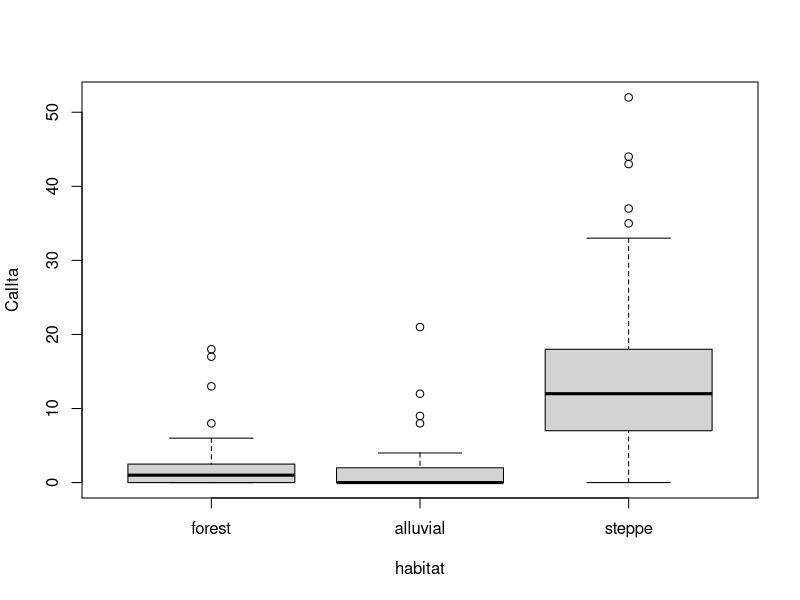
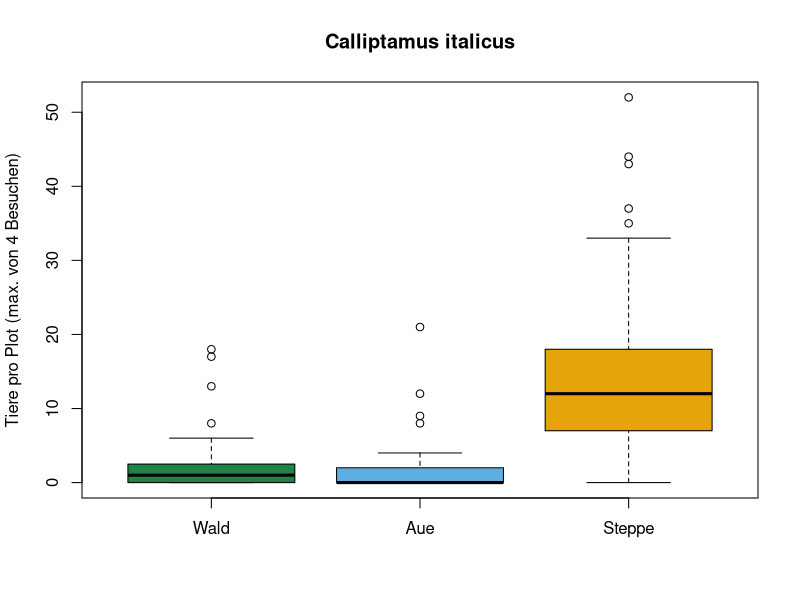
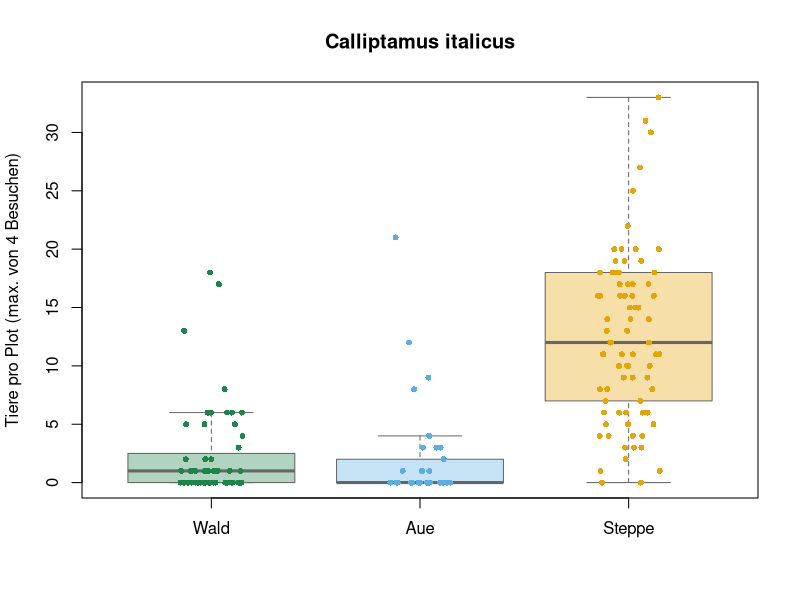
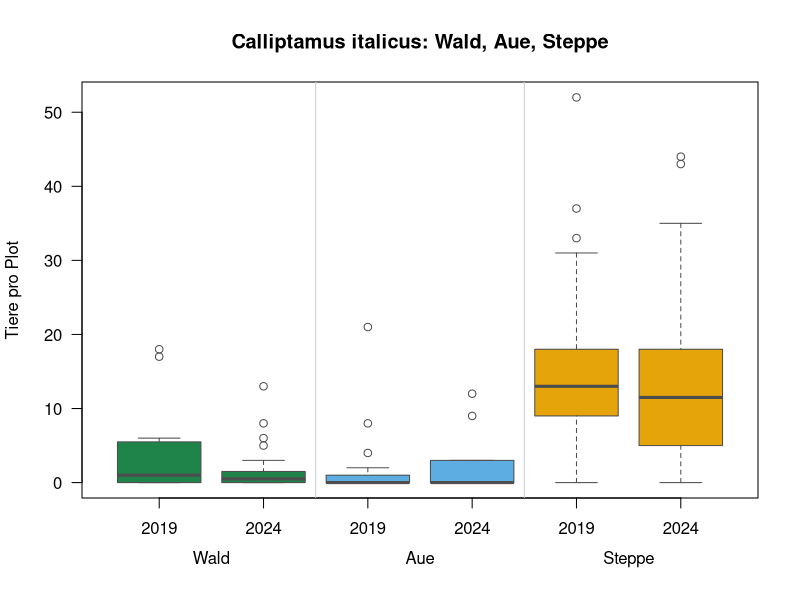
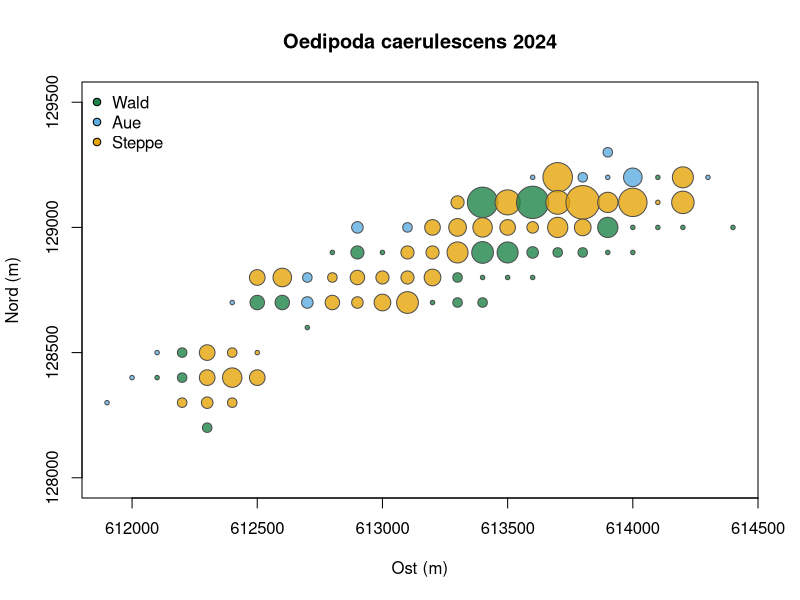
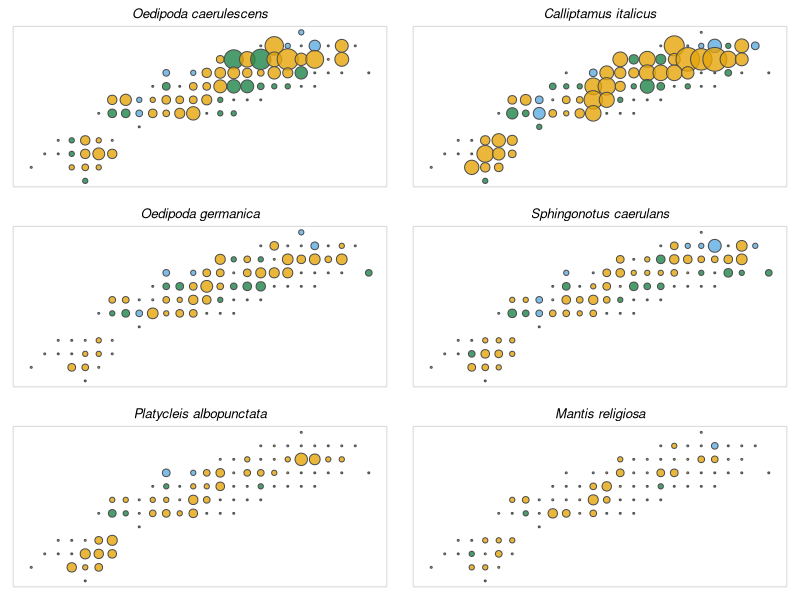
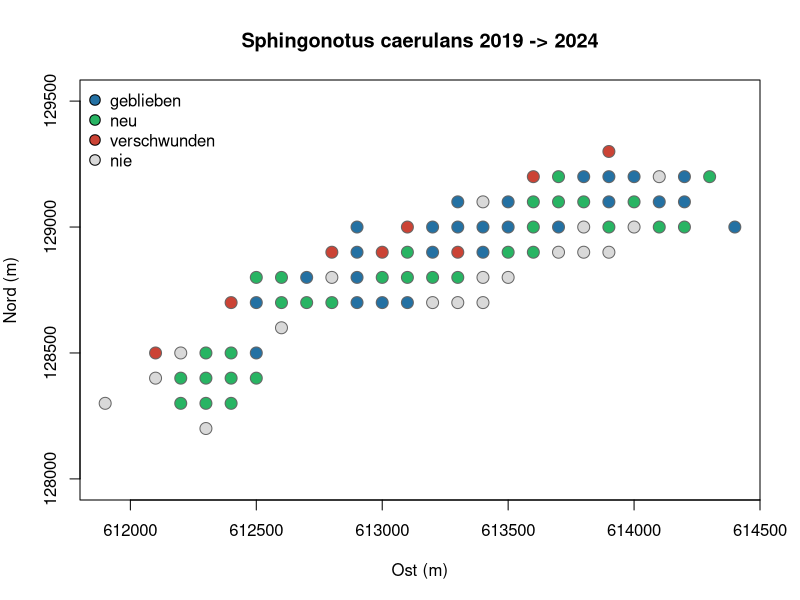
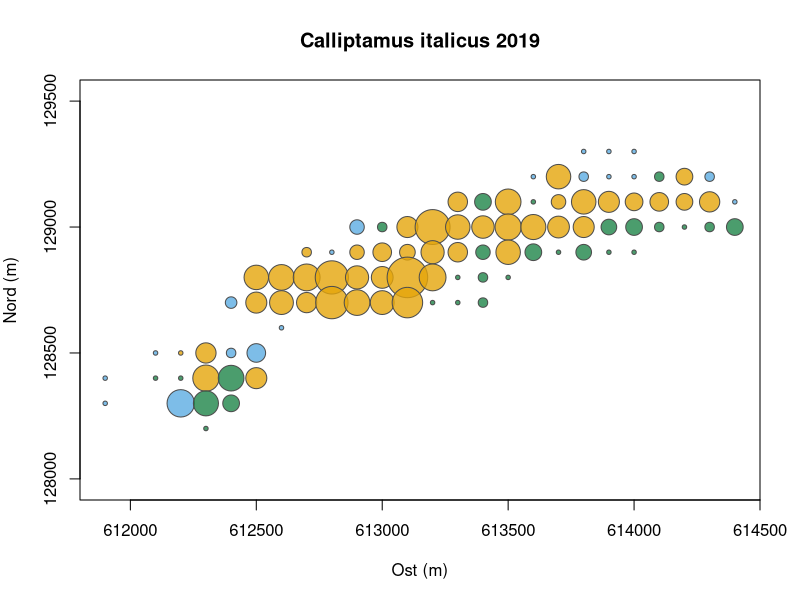

Write the R code that produced these figures, in order.
# Woche 13 - Notebook (nur R, base R)
# Farbe und Form: Abbildungs-Werkstatt mit den Rottensand-Daten
# In RStudio: Working Directory = weeks/week-13, dann Zeile fuer Zeile ausfuehren.
# Quarto: notebook.qmd. Knit ohne Quarto: notebook.Rmd.

# Letzte Woche haben Sie aus zwei Dateien eine Tabelle gemacht. Heute ist Werkstatt: Wir machen aus denselben Daten Abbildungen, Schritt fuer Schritt, von langweilig bis richtig gut. Am Schluss stellen Sie Ihre eigene Frage.
#
# Jede Abbildung beantwortet eine Frage. Schreiben Sie sie sich auf, bevor Sie plotten.

# Auftrag
# 1. Eine Standard-Abbildung in vier Schritten verbessern.
# 2. Eine Karte der Plots zeichnen, dann sechs Karten auf einmal.
# 3. Eine Abbildung als Funktion schreiben und als Datei speichern.
# 4. Ihre Frage (ca. 15 min): eine Abbildung und ein Satz, was sie zeigt und was nicht.

# ===========================================================================
# 0 · Die Tabelle von letzter Woche
# ===========================================================================
#
# Dieser Block ist der Code aus Woche 12. Weil alles im Code steht, entsteht die Tabelle in einer Sekunde wieder. Einfach ausfuehren.

roh19 <- read.csv("data/rottensand_2019.csv")
roh24 <- read.csv("data/rottensand_2024.csv")

arten <- c("OedCae", "CalIta", "OedGer", "SphCae", "PlaAlb", "ManRel")
namen <- c(OedCae = "Oedipoda caerulescens", CalIta = "Calliptamus italicus",
           OedGer = "Oedipoda germanica", SphCae = "Sphingonotus caerulans",
           PlaAlb = "Platycleis albopunctata", ManRel = "Mantis religiosa")

max_besuch <- function(d, art) {
  zaehlung <- d[, paste0(art, 1:4)]
  apply(zaehlung, 1, function(x) if (all(is.na(x))) NA else max(x, na.rm = TRUE))
}

aufbereiten <- function(roh, jahr) {
  d <- roh[roh$quarter == "tot" & !is.na(roh$temp1), ]
  kurz <- data.frame(plot = d$plot, jahr = jahr, x = d$Xcoo, y = d$Ycoo,
                     habitat = d$habitat.type, temp = d$temp1,
                     boden = d$soil, gras = d$grass, kraut = d$forb,
                     kies = d$gravel, stein = d$stone + d$rock,
                     baum = d$canopy, deckung = d$cover.sum,
                     team = d$observ1)
  for (a in arten) kurz[[a]] <- max_besuch(d, a)
  kurz
}

k19 <- aufbereiten(roh19, 2019)
k24 <- aufbereiten(roh24, 2024)
beide <- merge(k19, k24, by = "plot", suffixes = c("_2019", "_2024"))
alle  <- rbind(k19, k24)

# Nur die drei grossen Lebensraeume
drei <- alle[alle$habitat %in% c("alluvial", "forest", "steppe"), ]
drei$habitat <- factor(drei$habitat, levels = c("forest", "alluvial", "steppe"))

hab_farben <- c(forest = "#1e8449", alluvial = "#5dade2", steppe = "#e5a50a")

# Zur Erinnerung: alle hat eine Zeile pro Plot und Jahr, beide eine Zeile pro Plot mit beiden Jahren nebeneinander.

# ===========================================================================
# 1 · Makeover in vier Schritten
# ===========================================================================
#
# Frage: Wo lebt Calliptamus italicus: im Wald, in der Aue oder in der Steppe?

# --- Schritt 1: Standard ---

boxplot(CalIta ~ habitat, data = drei)

# Es funktioniert. Aber wer das Bild ohne Text sieht, weiss nicht, was gezaehlt wurde.

# --- Schritt 2: Beschriftung und Farbe ---

boxplot(CalIta ~ habitat, data = drei,
        col = hab_farben,
        names = c("Wald", "Aue", "Steppe"),
        xlab = "", ylab = "Tiere pro Plot (max. von 4 Besuchen)",
        main = "Calliptamus italicus")

# --- Schritt 3: die Punkte zeigen ---
#
# Ein Boxplot versteckt, wie viele Plots es sind. Wir legen jeden Plot als Punkt darueber.

boxplot(CalIta ~ habitat, data = drei,
        col = adjustcolor(hab_farben, alpha.f = 0.35), border = "grey40",
        names = c("Wald", "Aue", "Steppe"), outline = FALSE,
        xlab = "", ylab = "Tiere pro Plot (max. von 4 Besuchen)",
        main = "Calliptamus italicus")
stripchart(CalIta ~ habitat, data = drei, add = TRUE, vertical = TRUE,
           method = "jitter", jitter = 0.15, pch = 16, cex = 0.8,
           col = hab_farben)

# --- Schritt 4: zwei Jahre nebeneinander ---

boxplot(CalIta ~ jahr + habitat, data = drei,
        col = rep(hab_farben, each = 2), border = "grey30",
        names = rep(c("2019", "2024"), 3), las = 1,
        xlab = "", ylab = "Tiere pro Plot",
        main = "Calliptamus italicus: Wald, Aue, Steppe")
abline(v = c(2.5, 4.5), col = "grey80")
mtext(c("Wald", "Aue", "Steppe"), side = 1, line = 2.5, at = c(1.5, 3.5, 5.5))

# F1
# - Aendern Sie CalIta zu einer anderen Art. Bei welcher Art ist der Unterschied zwischen Steppe und Aue am kleinsten?
# - Was zeigt Schritt 4, das Schritt 1 nicht zeigt?
# - Probieren Sie andere Farben: hab_farben <- c(forest = "darkgreen", alluvial = "steelblue", steppe = "gold"). Alle Farbnamen: colors().

# ===========================================================================
# 2 · Eine Karte
# ===========================================================================
#
# Jeder Plot hat Koordinaten. Damit koennen wir eine Karte zeichnen: Farbe = Lebensraum, Groesse = Anzahl Tiere.

art  <- "OedCae"   # bitte aendern
jahr <- 2024       # bitte aendern

d <- drei[drei$jahr == jahr, ]
plot(d$x, d$y, asp = 1,
     pch = 21, bg = adjustcolor(hab_farben[as.character(d$habitat)], 0.8), col = "grey30",
     cex = 0.6 + sqrt(d[[art]]) / 1.5,
     xlab = "Ost (m)", ylab = "Nord (m)",
     main = paste(namen[art], jahr))
legend("topleft", legend = c("Wald", "Aue", "Steppe"),
       pt.bg = hab_farben, pch = 21, bty = "n")

# Die Plots liegen in einem Band entlang der Rhône. Grosse Kreise: viele Tiere.

# F2
# - Setzen Sie jahr <- 2019. Sieht die Karte gleich aus?
# - Warum sqrt() fuer die Groesse? Probieren Sie cex = d[[art]] / 3 und vergleichen Sie.

# --- Sechs Karten auf einmal ---
#
# Mit einer Schleife zeichnen wir fuer jede Art eine kleine Karte. Gleiche Achsen, gleiche Farben: So kann man die Bilder direkt vergleichen.

d <- drei[drei$jahr == 2024, ]
par(mfrow = c(3, 2), mar = c(1, 1, 2, 1))
for (a in arten) {
  plot(d$x, d$y, asp = 1, axes = FALSE, xlab = "", ylab = "",
       pch = 21, bg = adjustcolor(hab_farben[as.character(d$habitat)], 0.8), col = "grey30",
       cex = 0.4 + sqrt(d[[a]]) / 1.5,
       main = namen[a], font.main = 3)
  box(col = "grey85")
}
par(mfrow = c(1, 1), mar = c(5, 4, 4, 2))

# F3
# - Welche Arten sind fast ueberall, welche nur an einigen Stellen?
# - Welche zwei Arten haben das aehnlichste Muster?

# --- Gekommen, geblieben, verschwunden ---
#
# Mit beide koennen wir jeden Plot in beiden Jahren ansehen. Wo ist eine Art neu aufgetaucht?

art <- "SphCae"   # bitte aendern

vorher  <- beide[[paste0(art, "_2019")]] > 0
nachher <- beide[[paste0(art, "_2024")]] > 0
status <- ifelse(vorher & nachher, "geblieben",
          ifelse(nachher, "neu",
          ifelse(vorher, "verschwunden", "nie")))
status_farben <- c(geblieben = "#2471a3", neu = "#28b463",
                   verschwunden = "#cb4335", nie = "grey85")

plot(beide$x_2024, beide$y_2024, asp = 1, pch = 21, cex = 1.6,
     bg = status_farben[status], col = "grey40",
     xlab = "Ost (m)", ylab = "Nord (m)",
     main = paste(namen[art], "2019 -> 2024"))
legend("topleft", legend = names(status_farben), pt.bg = status_farben,
       pch = 21, pt.cex = 1.4, bty = "n")
table(status)

# F4
# - In wie vielen Plots ist Sphingonotus neu? Ist sie wirklich haeufiger geworden, oder kann das auch an der Zaehlung liegen (Woche 9)?
# - Probieren Sie eine Art, die eher verschwunden ist.

# ===========================================================================
# 3 · Reproduzierbar: eine Funktion und eine Datei
# ===========================================================================
#
# Wenn Sie eine Abbildung moegen, machen Sie eine Funktion daraus. Dann ist jede neue Variante eine Zeile.

karte <- function(art, jahr) {
  d <- drei[drei$jahr == jahr, ]
  plot(d$x, d$y, asp = 1,
       pch = 21, bg = adjustcolor(hab_farben[as.character(d$habitat)], 0.8), col = "grey30",
       cex = 0.6 + sqrt(d[[art]]) / 1.5,
       xlab = "Ost (m)", ylab = "Nord (m)",
       main = paste(namen[art], jahr))
}

karte("CalIta", 2019)

# Und so landet sie als Datei im Projektordner, jedes Mal genau gleich:

# png("karte_calliptamus_2019.png", width = 1600, height = 900, res = 200)
# karte("CalIta", 2019)
# dev.off()

# F5
# Speichern Sie Ihre Lieblingskarte als PNG. Oeffnen Sie die Datei. Naechstes Jahr kommen neue Daten: Was muessten Sie aendern, um dieselbe Abbildung fuer 2025 zu machen?

# ===========================================================================
# 4 · Ihre Frage (ca. 15 min)
# ===========================================================================
#
# Waehlen Sie eine Frage, machen Sie eine Abbildung und schreiben Sie einen Satz: Was zeigt sie, und was zeigt sie nicht? Zeigen Sie das Ergebnis der Assistenz.
#
# | Frage | Tipp |
# |---|---|
# | Welche zwei Arten kommen oft zusammen vor? | plot(alleCalIta, alleOedGer) oder cor(alle[, arten]) |
# | Moegen die blaufluegeligen Arten offenen Boden? | plot(alleboden + allekies + allestein, alleSphCae) |
# | Zaehlt man bei Hitze mehr? | plot(alletemp, alleCalIta) |
# | Zaehlen Teams verschieden? | boxplot(CalIta ~ team, data = k24, las = 2) |
# | Wo stehen Baeume, und wer meidet sie? | plot(allebaum, alleOedCae) |
# | Wie viele Arten pro Plot? | allen_arten <- rowSums(alle[, arten] > 0), dann eine Karte |
# | Ihre eigene Frage | |

# F6
# Ihre Abbildung, ein Satz: "Die Abbildung zeigt ... . Sie zeigt nicht, ... ."

# --- Bonus · dasselbe mit ggplot2 ---
#
# Viele Abbildungen in Publikationen sind mit dem Paket ggplot2 gemacht. Die Idee: Man beschreibt, welche Spalte auf welche Achse, Farbe oder Groesse kommt, und ggplot2 zeichnet. Ein Bild pro Art und Jahr ist dann eine einzige Zeile (facet_grid).
#
# Falls das Paket fehlt: install.packages("ggplot2").

if (requireNamespace("ggplot2", quietly = TRUE)) {
  library(ggplot2)

  # Lange Tabelle: eine Zeile pro Plot, Jahr und Art
  lang <- do.call(rbind, lapply(arten, function(a)
    data.frame(drei[, c("plot", "jahr", "x", "y", "habitat")],
               art = namen[a], anzahl = drei[[a]])))

  ggplot(lang, aes(x, y, size = anzahl, colour = habitat)) +
    geom_point(alpha = 0.7) +
    scale_colour_manual(values = hab_farben) +
    scale_size_area(max_size = 6) +
    facet_grid(art ~ jahr) +
    coord_equal() +
    theme_void() +
    theme(strip.text.y = element_text(face = "italic", angle = 0, hjust = 0))
}

# Daten: Feldpraktikum Conservation Biology, Universitaet Bern (Rottensand 2019 und 2024), mit freundlicher Genehmigung. Die Kuerzel der Beobachterinnen und Beobachter sind durch Teamcodes ersetzt.
